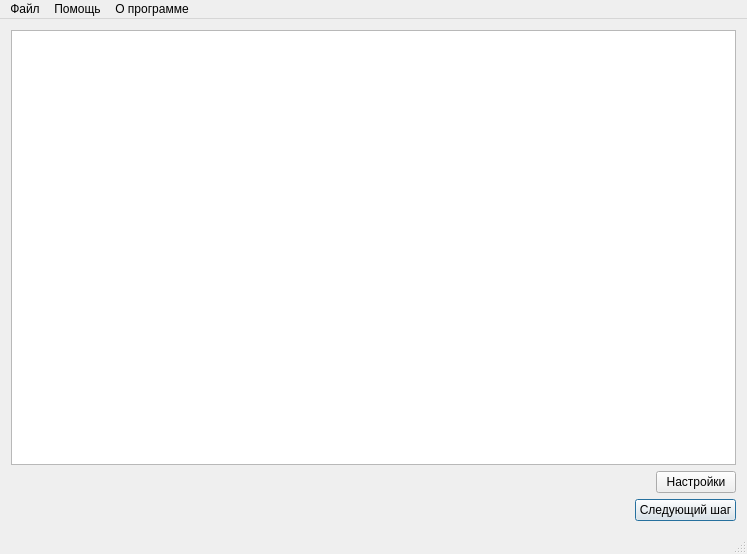
<?xml version="1.0" encoding="UTF-8"?>
<ui version="4.0">
 <class>MainWindow</class>
 <widget class="QMainWindow" name="MainWindow">
  <property name="geometry">
   <rect>
    <x>0</x>
    <y>0</y>
    <width>747</width>
    <height>554</height>
   </rect>
  </property>
  <property name="minimumSize">
   <size>
    <width>651</width>
    <height>413</height>
   </size>
  </property>
  <property name="windowTitle">
   <string>Карты Кохонена</string>
  </property>
  <property name="windowIcon">
   <iconset resource="my_res.qrc">
    <normaloff>:/Icons/mainIcon.png</normaloff>:/Icons/mainIcon.png</iconset>
  </property>
  <widget class="QWidget" name="centralWidget">
   <layout class="QHBoxLayout" name="horizontalLayout">
    <item>
     <layout class="QGridLayout" name="gridLayout_2">
      <item row="1" column="0">
       <layout class="QGridLayout" name="gridLayout">
        <item row="0" column="0" colspan="2">
         <spacer name="horizontalSpacer">
          <property name="orientation">
           <enum>Qt::Horizontal</enum>
          </property>
          <property name="sizeHint" stdset="0">
           <size>
            <width>40</width>
            <height>20</height>
           </size>
          </property>
         </spacer>
        </item>
        <item row="0" column="2">
         <widget class="QPushButton" name="backToSettingsButton">
          <property name="maximumSize">
           <size>
            <width>200</width>
            <height>50</height>
           </size>
          </property>
          <property name="text">
           <string>Настройки</string>
          </property>
         </widget>
        </item>
        <item row="1" column="1" colspan="2">
         <widget class="QPushButton" name="nextStepButton">
          <property name="enabled">
           <bool>true</bool>
          </property>
          <property name="sizePolicy">
           <sizepolicy hsizetype="Minimum" vsizetype="Fixed">
            <horstretch>0</horstretch>
            <verstretch>0</verstretch>
           </sizepolicy>
          </property>
          <property name="maximumSize">
           <size>
            <width>300</width>
            <height>300</height>
           </size>
          </property>
          <property name="text">
           <string>Следующий шаг</string>
          </property>
          <property name="default">
           <bool>true</bool>
          </property>
         </widget>
        </item>
        <item row="1" column="0">
         <spacer name="horizontalSpacer_2">
          <property name="orientation">
           <enum>Qt::Horizontal</enum>
          </property>
          <property name="sizeHint" stdset="0">
           <size>
            <width>40</width>
            <height>20</height>
           </size>
          </property>
         </spacer>
        </item>
       </layout>
      </item>
      <item row="0" column="0">
       <widget class="QGraphicsView" name="graphicsView">
        <property name="alignment">
         <set>Qt::AlignLeading|Qt::AlignLeft|Qt::AlignTop</set>
        </property>
       </widget>
      </item>
     </layout>
    </item>
   </layout>
  </widget>
  <widget class="QMenuBar" name="menuBar">
   <property name="geometry">
    <rect>
     <x>0</x>
     <y>0</y>
     <width>747</width>
     <height>22</height>
    </rect>
   </property>
   <widget class="QMenu" name="menu">
    <property name="title">
     <string>Файл</string>
    </property>
    <addaction name="action_new"/>
    <addaction name="separator"/>
    <addaction name="action_saveInputs"/>
    <addaction name="action_saveMap"/>
    <addaction name="separator"/>
    <addaction name="action_exit"/>
   </widget>
   <widget class="QMenu" name="menu_2">
    <property name="title">
     <string>Помощь</string>
    </property>
    <addaction name="action_info"/>
   </widget>
   <widget class="QMenu" name="menu_3">
    <property name="title">
     <string>О программе</string>
    </property>
    <addaction name="action_about"/>
   </widget>
   <addaction name="menu"/>
   <addaction name="menu_2"/>
   <addaction name="menu_3"/>
  </widget>
  <widget class="QStatusBar" name="statusBar">
   <property name="enabled">
    <bool>true</bool>
   </property>
   <property name="mouseTracking">
    <bool>true</bool>
   </property>
  </widget>
  <action name="action_new">
   <property name="icon">
    <iconset resource="my_res.qrc">
     <normaloff>:/Icons/new.png</normaloff>:/Icons/new.png</iconset>
   </property>
   <property name="text">
    <string>Создать новую карту Кохонена...</string>
   </property>
   <property name="toolTip">
    <string>Перейти к созданию</string>
   </property>
   <property name="shortcut">
    <string>Ctrl+N</string>
   </property>
  </action>
  <action name="action_saveInputs">
   <property name="icon">
    <iconset resource="my_res.qrc">
     <normaloff>:/Icons/saveInput.png</normaloff>:/Icons/saveInput.png</iconset>
   </property>
   <property name="text">
    <string>Сохранить входные данные...</string>
   </property>
   <property name="shortcut">
    <string>Alt+S</string>
   </property>
  </action>
  <action name="action_saveMap">
   <property name="icon">
    <iconset resource="my_res.qrc">
     <normaloff>:/Icons/saveMap.png</normaloff>:/Icons/saveMap.png</iconset>
   </property>
   <property name="text">
    <string>Сохранить карту Кохонена...</string>
   </property>
   <property name="shortcut">
    <string>Ctrl+S</string>
   </property>
  </action>
  <action name="action_exit">
   <property name="icon">
    <iconset resource="my_res.qrc">
     <normaloff>:/Icons/exit2.png</normaloff>:/Icons/exit2.png</iconset>
   </property>
   <property name="text">
    <string>Выход</string>
   </property>
   <property name="shortcut">
    <string>Ctrl+Q</string>
   </property>
  </action>
  <action name="action_info">
   <property name="icon">
    <iconset resource="my_res.qrc">
     <normaloff>:/Icons/info.png</normaloff>:/Icons/info.png</iconset>
   </property>
   <property name="text">
    <string>Просмотреть инструкцию</string>
   </property>
   <property name="shortcut">
    <string>Ctrl+I</string>
   </property>
  </action>
  <action name="action_about">
   <property name="icon">
    <iconset resource="my_res.qrc">
     <normaloff>:/Icons/about.png</normaloff>:/Icons/about.png</iconset>
   </property>
   <property name="text">
    <string>Справка</string>
   </property>
   <property name="toolTip">
    <string>Информация о программе и авторе</string>
   </property>
   <property name="shortcut">
    <string>Ctrl+A</string>
   </property>
  </action>
 </widget>
 <layoutdefault spacing="6" margin="11"/>
 <resources>
  <include location="my_res.qrc"/>
 </resources>
 <connections/>
</ui>
